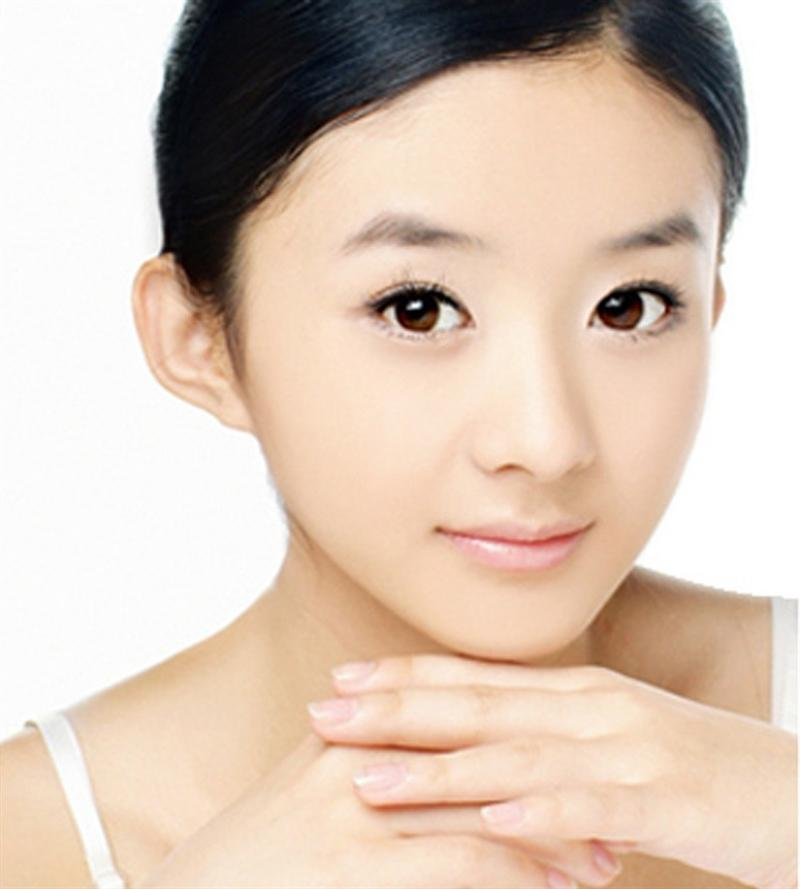
//> input picture 赵丽颖.jpg, 800 x 889 px
$ ./day2   (built with g++ and OpenCV 4)
//> lines starting //> are read from the running program, lines starting //| are printed output that depends on the picture; after the words box and inside, x2 and y2 are one past the last pixel; in counts of white or black regions, pixels touching at a corner belong together
#include "opencv2\core.hpp"
#include "opencv2\highgui.hpp"
#include "opencv2\objdetect.hpp"
#include "opencv2\imgproc.hpp"

#include <iostream>
#include <string>
#include <vector>

int main()
{
	cv::String zhao = "赵丽颖.jpg";
	cv::String da = "11.jpg";

	cv::Mat srcZhao = cv::imread(zhao);
//> srcZhao is the input picture: 889 rows x 800 cols, CV_8UC3; mean B, G, R 181.7, 196.9, 216.7
	cv::Mat srcDa = cv::imread(da);
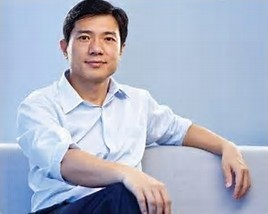
//> input picture imgs/11.jpg, 268 x 214 px
//> srcDa is the input picture: 214 rows x 268 cols, CV_8UC3; mean B, G, R 199.4, 180.3, 172.5

	// [10 lines of commented-out code are left out]

	cv::CascadeClassifier faceDetector;
	cv::String xml = "../../../thirdParty/OpenCV400/etc/haarcascades/haarcascade_frontalface_alt2.xml";
	bool ok = faceDetector.load(xml);
	if (!ok)
	{
		std::cout << "加载Haar检测器模型失败\n";
		return 0;
	}
	std::vector<cv::Rect> Zhaofaces, Dafaces;
	faceDetector.detectMultiScale(srcZhao, Zhaofaces);
//> Zhaofaces = 2 Rects (x, y, width, height): [138, 277, 54, 54], [258, 126, 502, 502]
	faceDetector.detectMultiScale(srcDa, Dafaces);
//> Dafaces = 1 Rect (x, y, width, height): [66, 14, 62, 62]
	cv::Mat dst = srcZhao.clone();
	cv::RNG rng;
	for (std::vector<cv::Rect>::iterator it = Zhaofaces.begin();
		it < Zhaofaces.end();)
	{
		if (it->height < 150)
		{
			it = Zhaofaces.erase(it);
			continue;
		}
		else
		{
			cv::rectangle(dst, *it,
				cv::Scalar(rng.uniform(0, 255), rng.uniform(0, 255), rng.uniform(0, 255)));
			++it;
		}
	}
//> this loop made 2 passes
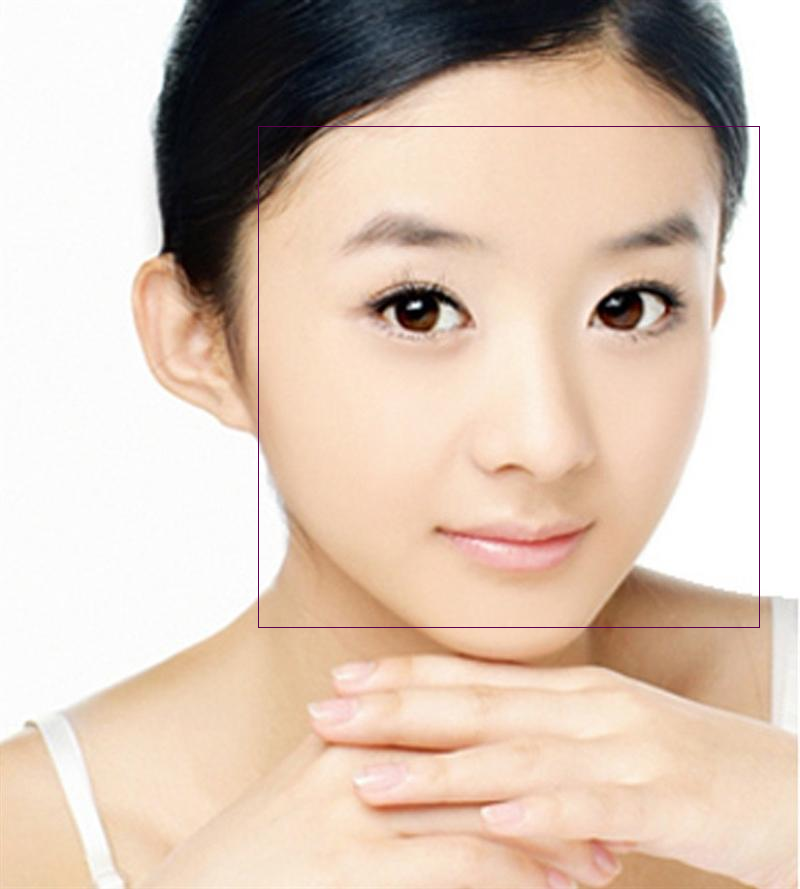
//> dst: 889 rows x 800 cols, CV_8UC3; 0.28% of pixels changed, all inside (x1, y1, x2, y2) = (258, 126, 760, 628)
//> after the loop, Zhaofaces = 1 Rect (x, y, width, height): [258, 126, 502, 502]

	//取ROI
	cv::Mat roiZhao = srcZhao(Zhaofaces[0]);
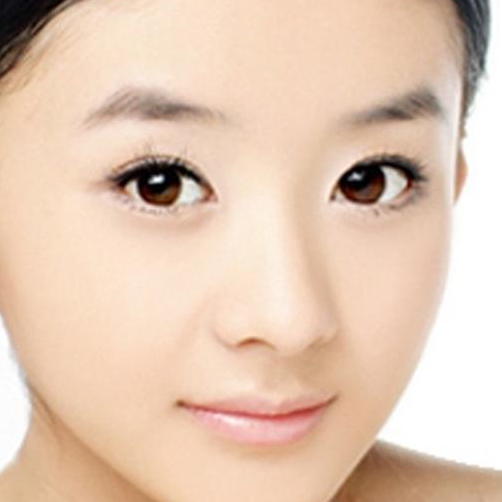
//> roiZhao: 502 rows x 502 cols, CV_8UC3; mean B, G, R 180.1, 200.6, 228

	cv::Mat roiDa = srcDa(Dafaces[0]);
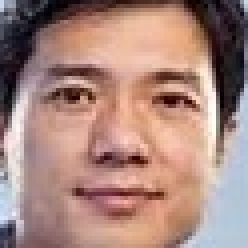
//> roiDa: 62 rows x 62 cols, CV_8UC3 (shown 4 times larger); mean B, G, R 125.4, 134.4, 168.1
	cv::Mat dest, dest1;
	cv::resize(roiZhao, dest, roiDa.size());
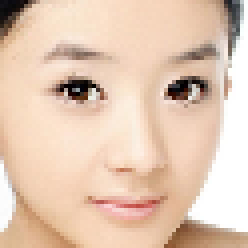
//> dest: 62 rows x 62 cols, CV_8UC3 (shown 4 times larger); mean B, G, R 179.9, 200.5, 227.8
	//dest.copyTo(roiDa);
	double alpha = 0.7, belta = 0.3;
	cv::addWeighted(dest, alpha, roiDa, belta, 0, dest1);
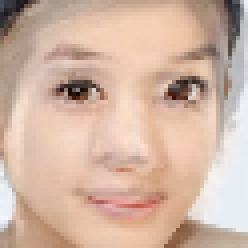
//> dest1: 62 rows x 62 cols, CV_8UC3 (shown 4 times larger); mean B, G, R 163.6, 180.6, 209.9
	dest1.copyTo(roiDa);
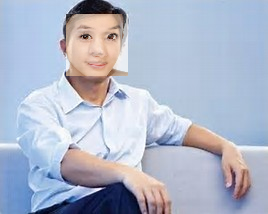
//> srcDa: 214 rows x 268 cols, CV_8UC3; 6.7% of pixels changed, all inside (x1, y1, x2, y2) = (66, 14, 128, 76)

	cv::String winName = "test";
	cv::namedWindow(winName, cv::WINDOW_GUI_NORMAL);
	cv::imshow(winName, srcDa);
	cv::waitKey();

	return 0;
}
